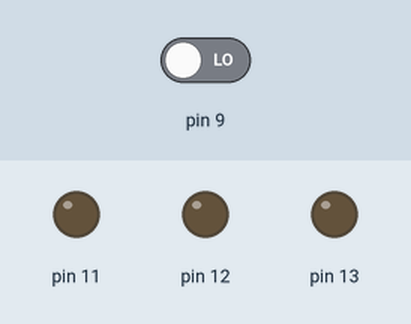
This sketch was run on a simulated Arduino Uno, built with avr-gcc and run on an emulated ATmega328P. Shown: output pins drawn as LEDs (lit = HIGH). The test bench sets the inputs (shaded band); at power-on: pin 9 LOW.

Above: at 1.2 s.
1.3 s: pin 9 driven HIGH
At 2.3 s:
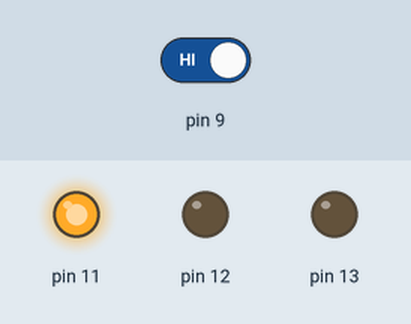
At 3.8 s:
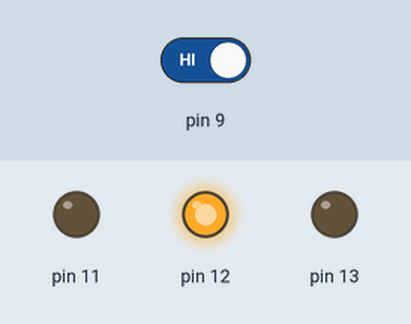
7.3 s: pin 9 driven LOW
At 8.0 s:
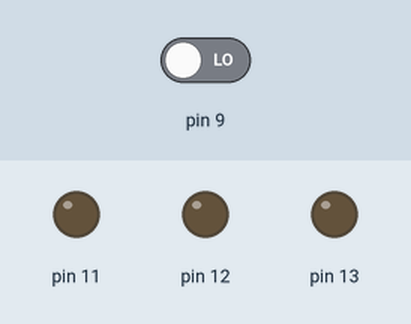
Timing chart, 0 to 10.3 s (numbered marks = the images above; inputs shaded):
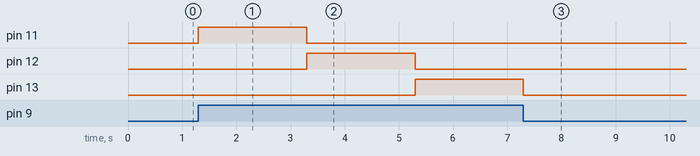

Measured:
- after the input at 1.3 s, pin 11: LOW → HIGH at once, → LOW 2.0 s later; pin 12: LOW → HIGH after 2.0 s, → LOW 2.0 s later; pin 13: LOW → HIGH after 4.0 s
- after the input at 7.3 s, pin 11: stays LOW (without the input it goes to HIGH after 0.00 s); pin 12: stays LOW (without the input it goes to HIGH after 2.0 s); pin 13: goes on until 7.3 s, then stays LOW

The sketch:

dazzling_krunk1.ino
```cpp
// C++ code
//
void setup()
{
  pinMode(9, INPUT);
  pinMode(11, OUTPUT);
  pinMode(12, OUTPUT);
  pinMode(13, OUTPUT);
}

void loop()
{
  if (digitalRead(9) == HIGH) {
    digitalWrite(11, HIGH);
    delay(2000); // Wait for 2000 millisecond(s)
    digitalWrite(11, LOW);
    digitalWrite(12, HIGH);
    delay(2000); // Wait for 2000 millisecond(s)
    digitalWrite(12, LOW);
    digitalWrite(13, HIGH);
    delay(2000); // Wait for 2000 millisecond(s)
    digitalWrite(13, LOW);
  }
}
```
